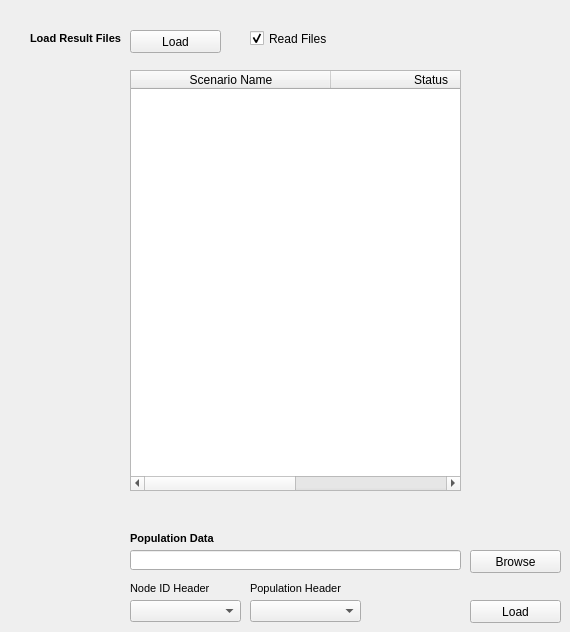
      <widget class="QWidget" name="data_tab">
       <attribute name="title">
        <string>Data</string>
       </attribute>
       <widget class="QTableWidget" name="result_file_status_table">
        <property name="enabled">
         <bool>true</bool>
        </property>
        <property name="geometry">
         <rect>
          <x>130</x>
          <y>70</y>
          <width>331</width>
          <height>421</height>
         </rect>
        </property>
        <property name="selectionMode">
         <enum>QAbstractItemView::NoSelection</enum>
        </property>
        <attribute name="horizontalHeaderDefaultSectionSize">
         <number>200</number>
        </attribute>
        <attribute name="horizontalHeaderStretchLastSection">
         <bool>false</bool>
        </attribute>
        <column>
         <property name="text">
          <string>Scenario Name</string>
         </property>
        </column>
        <column>
         <property name="text">
          <string>Status</string>
         </property>
        </column>
       </widget>
       <widget class="QPushButton" name="load_results_button">
        <property name="geometry">
         <rect>
          <x>130</x>
          <y>30</y>
          <width>91</width>
          <height>23</height>
         </rect>
        </property>
        <property name="text">
         <string>Load</string>
        </property>
       </widget>
       <widget class="QLabel" name="label_27">
        <property name="geometry">
         <rect>
          <x>30</x>
          <y>30</y>
          <width>101</width>
          <height>16</height>
         </rect>
        </property>
        <property name="font">
         <font>
          <pointsize>8</pointsize>
          <weight>75</weight>
          <bold>true</bold>
         </font>
        </property>
        <property name="text">
         <string>Load Result Files</string>
        </property>
       </widget>
       <widget class="QCheckBox" name="read_files_check_box">
        <property name="geometry">
         <rect>
          <x>250</x>
          <y>30</y>
          <width>121</width>
          <height>17</height>
         </rect>
        </property>
        <property name="text">
         <string>Read Files</string>
        </property>
        <property name="checked">
         <bool>true</bool>
        </property>
       </widget>
       <widget class="QPushButton" name="population_browser_button">
        <property name="geometry">
         <rect>
          <x>470</x>
          <y>550</y>
          <width>91</width>
          <height>23</height>
         </rect>
        </property>
        <property name="text">
         <string>Browse</string>
        </property>
       </widget>
       <widget class="QLabel" name="label_28">
        <property name="geometry">
         <rect>
          <x>130</x>
          <y>530</y>
          <width>141</width>
          <height>16</height>
         </rect>
        </property>
        <property name="font">
         <font>
          <pointsize>8</pointsize>
          <weight>75</weight>
          <bold>true</bold>
         </font>
        </property>
        <property name="text">
         <string>Population Data</string>
        </property>
       </widget>
       <widget class="QLineEdit" name="population_addr_line">
        <property name="geometry">
         <rect>
          <x>130</x>
          <y>550</y>
          <width>331</width>
          <height>20</height>
         </rect>
        </property>
        <property name="readOnly">
         <bool>true</bool>
        </property>
       </widget>
       <widget class="QComboBox" name="population_node_ID_header_combo">
        <property name="geometry">
         <rect>
          <x>130</x>
          <y>600</y>
          <width>111</width>
          <height>22</height>
         </rect>
        </property>
       </widget>
       <widget class="QComboBox" name="population_population_header_combo">
        <property name="geometry">
         <rect>
          <x>250</x>
          <y>600</y>
          <width>111</width>
          <height>22</height>
         </rect>
        </property>
       </widget>
       <widget class="QPushButton" name="population_load_button">
        <property name="geometry">
         <rect>
          <x>470</x>
          <y>600</y>
          <width>91</width>
          <height>23</height>
         </rect>
        </property>
        <property name="text">
         <string>Load</string>
        </property>
       </widget>
       <widget class="QLabel" name="label_33">
        <property name="geometry">
         <rect>
          <x>130</x>
          <y>580</y>
          <width>101</width>
          <height>16</height>
         </rect>
        </property>
        <property name="font">
         <font>
          <pointsize>8</pointsize>
          <weight>50</weight>
          <bold>false</bold>
         </font>
        </property>
        <property name="text">
         <string>Node ID Header</string>
        </property>
       </widget>
       <widget class="QLabel" name="label_34">
        <property name="geometry">
         <rect>
          <x>250</x>
          <y>580</y>
          <width>101</width>
          <height>16</height>
         </rect>
        </property>
        <property name="font">
         <font>
          <pointsize>8</pointsize>
          <weight>50</weight>
          <bold>false</bold>
         </font>
        </property>
        <property name="text">
         <string>Population Header</string>
        </property>
       </widget>
      </widget>
